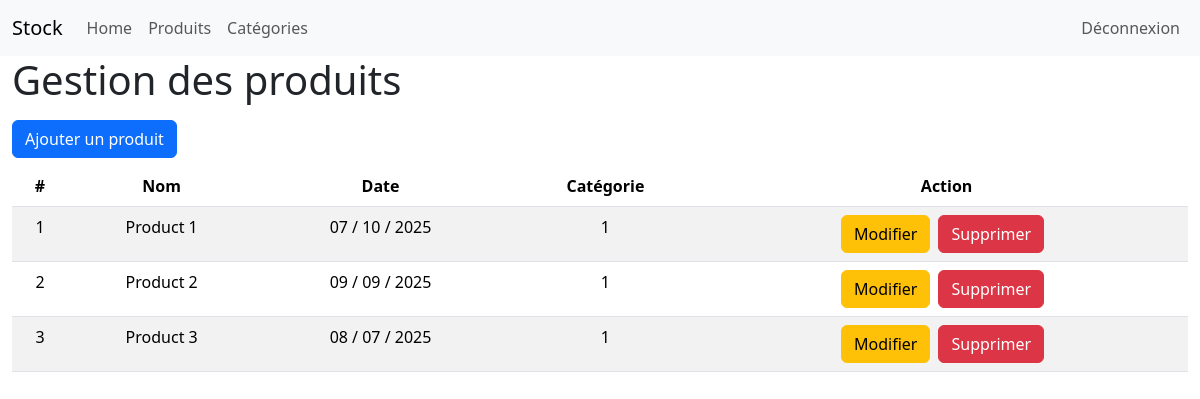
/admin/products.php (signed in), run on an earlier commit of the app's database.
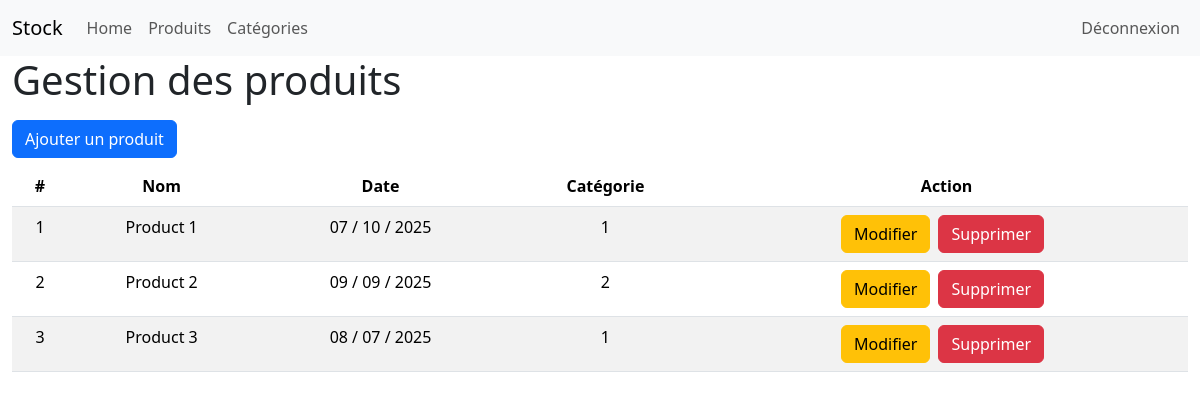
And on a later commit of the database.
### tables this page shows
CREATE TABLE IF NOT EXISTS `products` (
  `id` int NOT NULL AUTO_INCREMENT,
  `name` varchar(100) NOT NULL,
  `date` date NOT NULL,
  `category` int NOT NULL,
  `description` text NOT NULL,
  `cover` varchar(255) NOT NULL,
  PRIMARY KEY (`id`)
);

### admin/products.php (the view, shortened to what this page needs)
<?php
    require "../config/connexion.php";
?>
<!DOCTYPE html>
<html lang="en">
<head>
    <link href="https://cdn.jsdelivr.net/npm/bootstrap@5.3.8/dist/css/bootstrap.min.css" rel="stylesheet">
    <link rel="stylesheet" href="style.css">
</head>
<body>
    <?php
        include("partials/nav.php");
    ?>
    <div class="container-fluid">
        <h1>Gestion des produits</h1>
        <a href="#" class="btn btn-primary my-2">Ajouter un produit</a>
        <table class="table table-striped">
            <thead>
                <tr class="text-center">
                    <th>#</th>
                    <th>Nom</th>
                    <th>Date</th>
                    <th>Catégorie</th>
                    <th>Action</th>
                </tr>
            </thead>
            <tbody>
                <?php
                    $products = $bdd->query("SELECT id, name, category, DATE_FORMAT(date,'%d / %m / %Y') AS mydate FROM products");
                    while($donProd = $products->fetch())
                    {
                        echo '<tr class="text-center">';
                            echo '<td>'.$donProd['id'].'</td>';
                            echo '<td>'.$donProd['name'].'</td>';
                            echo '<td>'.$donProd['mydate'].'</td>';
                            echo '<td>'.$donProd['category'].'</td>';
                            echo '<td>';
                                echo '<a href="#" class="btn btn-warning">Modifier</a>';
                                echo '<a href="#" class="btn btn-danger mx-2">Supprimer</a>';
                            echo '</td>';
                        echo '</tr>';
                    }
                ?>
            </tbody>
        </table>
    </div>
</body>
</html>

### admin/partials/nav.php (shortened to what this page needs)
<nav class="navbar navbar-expand-lg bg-body-tertiary">
  <div class="container-fluid">
    <a class="navbar-brand" href="../index.php" target="_blank">Stock</a>
    <div class="collapse navbar-collapse" id="navbarNav">
      <ul class="navbar-nav">
        <li class="nav-item">
          <a class="nav-link" href="dashboard.php">Home</a>
        </li>
        <li class="nav-item">
          <a class="nav-link" href="products.php">Produits</a>
        </li>
        <li class="nav-item">
          <a class="nav-link" href="categories.php">Catégories</a>
        </li>
      </ul>
      <ul class="navbar-nav ms-auto">
        <li>
          <a href="dashboard.php?deco=ok" class="nav-link">Déconnexion</a>
        </li>
      </ul>
    </div>
  </div>
</nav>

What changed in the data, as far as the page shows it:
changed products "Product 2": category "1" → "2"
